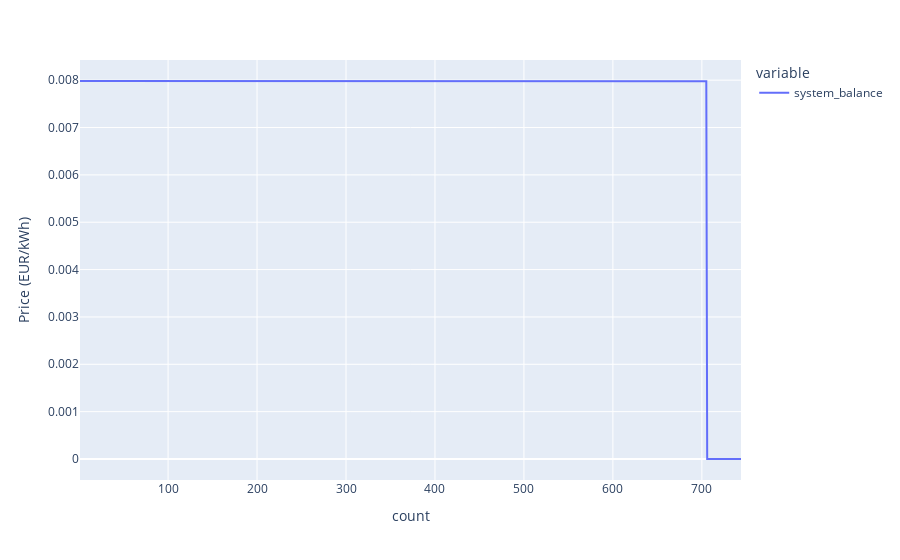

The cell this chart's notebook holds for it:
### Code cell
# LDC of the shadow price, which we calculated earlier
plot_load_duration_curve(dataframe=balance_price['system_balance'].to_frame(), 
                         plot_export_path='results/default_price.html', 
                         y_label='Price (EUR/kWh)')

### Figure 1 — Plotly figure (JSON) as saved in the notebook; plotly's stock layout.template omitted (floating-point values rounded to 4 significant figures; data arrays with more than 128 entries replaced by an {"elided": "..."} marker saying what was removed)
{"data": [{"hovertemplate": "variable=system_balance<br>index=%{x}<br>value=%{y}<extra></extra>", "legendgroup": "system_balance", "line": {"color": "#636efa", "dash": "solid"}, "marker": {"symbol": "circle"}, "mode": "lines", "name": "system_balance", "orientation": "v", "showlegend": true, "type": "scatter", "x": {"elided": "744 int values"}, "xaxis": "x", "y": {"elided": "744 float values"}, "yaxis": "y"}], "layout": {"legend": {"title": {"text": "variable"}, "tracegroupgap": 0}, "margin": {"t": 60}, "xaxis": {"anchor": "y", "domain": [0, 1], "title": {"text": "count"}}, "yaxis": {"anchor": "x", "domain": [0, 1], "title": {"text": "Price (EUR/kWh)"}}}}
